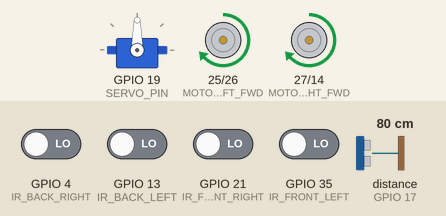
Simulated run of this sketch. Board: ESP32. Parts: servo, motor-driver pin pairs drawn as motors (green arrow = first pin HIGH = forward, orange = second pin HIGH = backward, longer = more drive, scaled by the enable pin). Wiring (inferred from the names in the program): ultrasonic range finder: trigger GPIO 16; echo GPIO 17. The inputs (shaded band) are chosen by the test bench; at power-on: GPIO 4 (IR_BACK_RIGHT), GPIO 13 (IR_BACK_LEFT), GPIO 21 (IR_FRONT_RIGHT), GPIO 35 (IR_FRONT_LEFT) LOW, distance to the obstacle (sensor on GPIO 17) 80 cm. The echo pulse lasts 58.3 µs per cm; random numbers use the default seed unless the sketch sets one; what the sketch prints to the serial monitor is not drawn.

Above: at 2.7 s.
2.8 s: distance to the obstacle (sensor on GPIO 17) set to 18 cm
4.3 s: distance to the obstacle (sensor on GPIO 17) set to 15 cm
At 4.9 s:
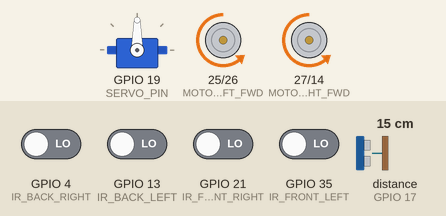
At 6.0 s:
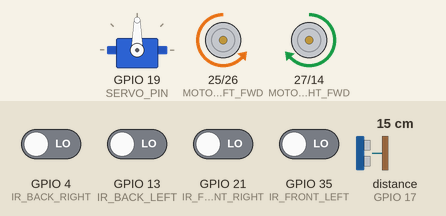
7.3 s: GPIO 4 (IR_BACK_RIGHT) driven HIGH
At 8.26 s:
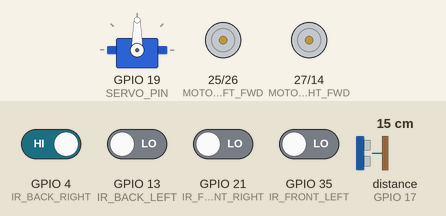
10.3 s: GPIO 13 (IR_BACK_LEFT) driven HIGH
13.3 s: GPIO 4 (IR_BACK_RIGHT) driven LOW
At 15.24 s:
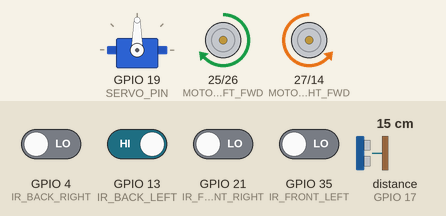
16.3 s: GPIO 21 (IR_FRONT_RIGHT) driven HIGH
Timing chart, 0 to 20.3 s (numbered marks = the images above; inputs shaded):
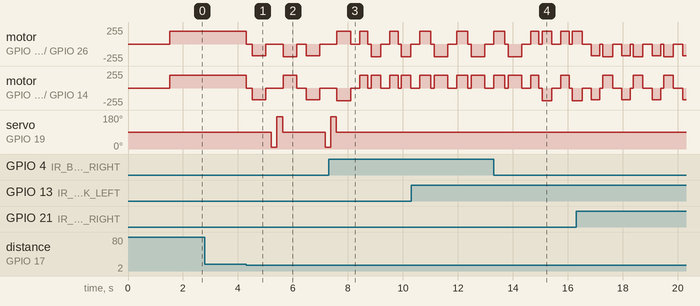

The sketch:

robot-v5.ino
```cpp
#include <Arduino.h>
#include <ESP32Servo.h>

// ==========================
// KONFIGURASI PIN TERATUR
// ==========================

// Motor Driver
#define MOTOR_LEFT_FWD    25
#define MOTOR_LEFT_BWD    26
#define MOTOR_RIGHT_FWD   27
#define MOTOR_RIGHT_BWD   14

// PWM Motor Enable
#define ENABLE_LEFT_PIN   32
#define ENABLE_RIGHT_PIN  33

// Sensor IR (Anti-Jatuh)
#define IR_FRONT_LEFT     35
#define IR_BACK_LEFT      13
#define IR_FRONT_RIGHT    21
#define IR_BACK_RIGHT     4

// Ultrasonik
#define TRIG              16
#define ECHO              17

// Servo
#define SERVO_PIN         19
Servo myServo;

// ==========================
// KONSTANTA SISTEM
// ==========================
#define MAX_PWM_DUTY      255
#define SPEED_FORWARD     190
#define SPEED_REVERSE     190
#define SAFE_DISTANCE_CM  15
#define SENSOR_TIMEOUT    999
#define PWM_FREQ          5000
#define PWM_RESOLUTION    8
#define TURN_DURATION     500
#define REVERSE_DURATION  500
#define STOP_DELAY        200    // Waktu berhenti sebelum melakukan tindakan

// Untuk menghindari busy waiting
unsigned long lastSensorCheck = 0;
const unsigned long SENSOR_CHECK_INTERVAL = 50;

// Untuk smooth acceleration
int currentSpeed = 0;
const int ACCEL_STEP = 15;           // Diturunkan dari 25
const int ACCEL_DELAY = 3;           // Diturunkan dari 5

// Variabel status
bool isMotorRunning = false;
bool isOnSurface = true;
bool wasRobotLifted = false;         // Flag untuk menandai jika robot diangkat
unsigned long lastObstacleTime = 0;
const unsigned long OBSTACLE_IGNORE_TIME = 500; // Prevent oscillation

// Forward declarations (tanpa default arguments)
void setMotorSpeed(int leftSpeed, int rightSpeed);
void stopMotors();
void moveForward(bool smooth);
void moveBackward();
void turnLeft();
void turnRight();
void gradualForward(int duration);
long getDistance();
long getStableDistance();
bool checkOnSurface();
void antiFallAvoidance();
void obstacleAvoidance();

// ==========================
// SENSOR JARAK
// ==========================
long getDistance() {
  digitalWrite(TRIG, LOW);
  delayMicroseconds(2);
  digitalWrite(TRIG, HIGH);
  delayMicroseconds(10);
  digitalWrite(TRIG, LOW);
  long duration = pulseIn(ECHO, HIGH, 20000); // Reduced timeout
  if (duration == 0 || duration > 20000) return SENSOR_TIMEOUT;
  return duration * 0.034 / 2;
}

long getStableDistance() {
  // cek jarak
  long dist = getDistance();
  return dist;
}

// ==========================
// FUNGSI MOTOR
// ==========================
void setMotorSpeed(int leftSpeed, int rightSpeed) {
  ledcWrite(ENABLE_LEFT_PIN, constrain(leftSpeed, 0, MAX_PWM_DUTY));
  ledcWrite(ENABLE_RIGHT_PIN, constrain(rightSpeed, 0, MAX_PWM_DUTY));

  // cek kecepatan motor
  isMotorRunning = (leftSpeed > 0 || rightSpeed > 0);
  currentSpeed = max(leftSpeed, rightSpeed);
}

void stopMotors() {
  digitalWrite(MOTOR_LEFT_FWD, LOW);
  digitalWrite(MOTOR_LEFT_BWD, LOW);
  digitalWrite(MOTOR_RIGHT_FWD, LOW);
  digitalWrite(MOTOR_RIGHT_BWD, LOW);
  setMotorSpeed(0, 0);
  currentSpeed = 0;
  Serial.println("Motors stopped");
}

// Default argument hanya di definisi fungsi, tidak di deklarasi
void moveForward(bool smooth = true) {
  digitalWrite(MOTOR_LEFT_FWD, HIGH);
  digitalWrite(MOTOR_LEFT_BWD, LOW);
  digitalWrite(MOTOR_RIGHT_FWD, HIGH);
  digitalWrite(MOTOR_RIGHT_BWD, LOW);

  if (smooth && currentSpeed < SPEED_FORWARD) {
    // Mulai dari kecepatan yang lebih rendah untuk smoother acceleration
    int startSpeed = max(currentSpeed, 100);
    for (int pwm = startSpeed; pwm <= SPEED_FORWARD; pwm += ACCEL_STEP) {
      setMotorSpeed(pwm, pwm);
      delay(ACCEL_DELAY);
    }
  } else {
    setMotorSpeed(SPEED_FORWARD, SPEED_FORWARD);
  }

  Serial.println("Moving forward with speed: " + String(SPEED_FORWARD));
}

void moveBackward() {
  digitalWrite(MOTOR_LEFT_FWD, LOW);
  digitalWrite(MOTOR_LEFT_BWD, HIGH);
  digitalWrite(MOTOR_RIGHT_FWD, LOW);
  digitalWrite(MOTOR_RIGHT_BWD, HIGH);

  // PERUBAHAN: Smooth deceleration sebelum reverse
  int startSpeed = min(120, SPEED_REVERSE);
  setMotorSpeed(startSpeed, startSpeed);

  // Percepat secara bertahap hingga kecepatan penuh
  for (int pwm = startSpeed; pwm <= SPEED_REVERSE; pwm += ACCEL_STEP) {
    setMotorSpeed(pwm, pwm);
    delay(ACCEL_DELAY);
  }
}

void turnLeft() {
  digitalWrite(MOTOR_LEFT_FWD, LOW);
  digitalWrite(MOTOR_LEFT_BWD, HIGH);
  digitalWrite(MOTOR_RIGHT_FWD, HIGH);
  digitalWrite(MOTOR_RIGHT_BWD, LOW);

  // PERUBAHAN: Smooth acceleration untuk belok
  int startSpeed = 100;
  for (int pwm = startSpeed; pwm <= SPEED_FORWARD; pwm += ACCEL_STEP) {
    setMotorSpeed(pwm, pwm);
    delay(ACCEL_DELAY);
  }
}

void turnRight() {
  digitalWrite(MOTOR_LEFT_FWD, HIGH);
  digitalWrite(MOTOR_LEFT_BWD, LOW);
  digitalWrite(MOTOR_RIGHT_FWD, LOW);
  digitalWrite(MOTOR_RIGHT_BWD, HIGH);

  // PERUBAHAN: Smooth acceleration untuk belok
  int startSpeed = 100;
  for (int pwm = startSpeed; pwm <= SPEED_FORWARD; pwm += ACCEL_STEP) {
    setMotorSpeed(pwm, pwm);
    delay(ACCEL_DELAY);
  }
}

// Akselerasi maju
void gradualForward(int duration) {
  digitalWrite(MOTOR_LEFT_FWD, HIGH);
  digitalWrite(MOTOR_LEFT_BWD, LOW);
  digitalWrite(MOTOR_RIGHT_FWD, HIGH);
  digitalWrite(MOTOR_RIGHT_BWD, LOW);

  // Akselerasi maju lebih 'lembut'
  for (int pwm = 100; pwm <= SPEED_FORWARD; pwm += ACCEL_STEP) {
    setMotorSpeed(pwm, pwm);
    delay(ACCEL_DELAY);
  }

  if (duration > 0) {
    delay(duration);
  }
}

// ==========================
// ANTI-JATUH
// ==========================

// Fungsi untuk memeriksa apakah robot berada di atas permukaan
bool checkOnSurface() {
  int fl = digitalRead(IR_FRONT_LEFT);
  int fr = digitalRead(IR_FRONT_RIGHT);
  int bl = digitalRead(IR_BACK_LEFT);
  int br = digitalRead(IR_BACK_RIGHT);

  // PENTING: Untuk sensor IR ini:
  // LOW = sensor mendeteksi permukaan (normal, aman)
  // HIGH = sensor tidak mendeteksi permukaan (tepi atau diangkat)

  // Jika semua sensor HIGH, robot kemungkinan diangkat
  if (fl == HIGH && fr == HIGH && bl == HIGH && br == HIGH) {
    return false;
  }
  return true;
}

// PERUBAHAN: Dimodifikasi agar berhenti dulu sebelum memperbaiki posisi
void antiFallAvoidance() {
  int fl = digitalRead(IR_FRONT_LEFT);
  int fr = digitalRead(IR_FRONT_RIGHT);
  int bl = digitalRead(IR_BACK_LEFT);
  int br = digitalRead(IR_BACK_RIGHT);

  // PERUBAHAN: Pastikan motor berhenti dulu
  stopMotors();
  delay(STOP_DELAY);  // Berikan waktu untuk benar-benar berhenti

  // Jika semua sensor HIGH, robot diangkat
  if (fl == HIGH && fr == HIGH && bl == HIGH && br == HIGH) {
    Serial.println("⚠ EMERGENCY STOP! Robot diangkat!");
    wasRobotLifted = true;  // Set flag untuk menandai robot diangkat
    return;
  }

  if (fl == HIGH && fr == HIGH) {
    Serial.println("⚠ Tepi depan ganda! Mundur & belok kanan");
    moveBackward(); delay(400);
    stopMotors(); delay(100);  // PERUBAHAN: Berhenti sejenak
    turnRight(); delay(TURN_DURATION);
    stopMotors(); delay(100);  // PERUBAHAN: Berhenti sejenak
    moveForward(true);
  }
  else if (bl == HIGH && br == HIGH) {
    Serial.println("⚠ Tepi belakang ganda! Maju & belok kiri");
    moveForward(false); delay(400);
    stopMotors(); delay(100);  // PERUBAHAN: Berhenti sejenak
    turnLeft(); delay(TURN_DURATION);
    stopMotors(); delay(100);  // PERUBAHAN: Berhenti sejenak
    moveForward(true);
  }
  else if (fl == HIGH) {
    Serial.println("⚠ Tepi depan kiri! Mundur & belok kanan");
    moveBackward(); delay(300);
    stopMotors(); delay(100);  // PERUBAHAN: Berhenti sejenak
    turnRight(); delay(350);
    stopMotors(); delay(100);  // PERUBAHAN: Berhenti sejenak
    moveForward(true);
  }
  else if (fr == HIGH) {
    Serial.println("⚠ Tepi depan kanan! Mundur & belok kiri");
    moveBackward(); delay(300);
    stopMotors(); delay(100);  // PERUBAHAN: Berhenti sejenak
    turnLeft(); delay(350);
    stopMotors(); delay(100);  // PERUBAHAN: Berhenti sejenak
    moveForward(true);
  }
  else if (bl == HIGH) {
    Serial.println("⚠ Tepi belakang kiri! Maju & belok kanan");
    moveForward(false); delay(300);
    stopMotors(); delay(100);  // PERUBAHAN: Berhenti sejenak
    turnRight(); delay(350);
    stopMotors(); delay(100);  // PERUBAHAN: Berhenti sejenak
    moveForward(true);
  }
  else if (br == HIGH) {
    Serial.println("⚠ Tepi belakang kanan! Maju & belok kiri");
    moveForward(false); delay(300);
    stopMotors(); delay(100);  // PERUBAHAN: Berhenti sejenak
    turnLeft(); delay(350);
    stopMotors(); delay(100);  // PERUBAHAN: Berhenti sejenak
    moveForward(true);
  }
}

// ==========================
// OBSTACLE AVOIDANCE
// ==========================
void obstacleAvoidance() {
  // Check if we recently handled an obstacle to prevent rapid back-and-forth
  if (millis() - lastObstacleTime < OBSTACLE_IGNORE_TIME) {
    return;
  }

  lastObstacleTime = millis();

  // PERUBAHAN: Pastikan berhenti dulu
  stopMotors();
  delay(STOP_DELAY);

  Serial.println("⛔ Obstacle! Mundur...");

  moveBackward(); delay(REVERSE_DURATION);
  stopMotors(); delay(STOP_DELAY);

  Serial.println("🔍 Scan kiri...");
  myServo.write(10); delay(200);
  long leftDist = getDistance();

  Serial.println("🔍 Scan kanan...");
  myServo.write(170); delay(200);
  long rightDist = getDistance();

  myServo.write(90);

  Serial.print("↙ Kiri: "); Serial.print(leftDist);
  Serial.print(" cm | ↘ Kanan: "); Serial.println(rightDist);

  if (leftDist == rightDist || abs(leftDist - rightDist) < 10) {
    Serial.println("🔄 Sama → belok acak");
    if (random(0, 2) == 0) turnLeft();
    else turnRight();
  } else if (leftDist > rightDist) {
    Serial.println("↩ Belok kiri");
    turnLeft();
  } else {
    Serial.println("↪ Belok kanan");
    turnRight();
  }

  delay(TURN_DURATION);
  stopMotors(); delay(100);  // PERUBAHAN: Berhenti sejenak
  moveForward(true);
}

// ==========================
// SETUP
// ==========================
void setup() {
  Serial.begin(115200);
  Serial.println("Robot starting...");

  pinMode(TRIG, OUTPUT);
  pinMode(ECHO, INPUT);

  pinMode(IR_FRONT_LEFT, INPUT);
  pinMode(IR_FRONT_RIGHT, INPUT);
  pinMode(IR_BACK_LEFT, INPUT);
  pinMode(IR_BACK_RIGHT, INPUT);

  pinMode(MOTOR_LEFT_FWD, OUTPUT);
  pinMode(MOTOR_LEFT_BWD, OUTPUT);
  pinMode(MOTOR_RIGHT_FWD, OUTPUT);
  pinMode(MOTOR_RIGHT_BWD, OUTPUT);

  ledcAttach(ENABLE_LEFT_PIN, PWM_FREQ, PWM_RESOLUTION);
  ledcAttach(ENABLE_RIGHT_PIN, PWM_FREQ, PWM_RESOLUTION);

  // Pastikan motor speed dimulai dengan 0
  setMotorSpeed(0, 0);

  myServo.attach(SERVO_PIN);
  myServo.write(90);  // posisi tengah

  randomSeed(analogRead(34));

  // Pastikan robot dimulai dalam keadaan berhenti
  stopMotors();
  delay(500);

  Serial.println("Robot ready!");

  // Berikan delay tambahan sebelum robot mulai bergerak
  delay(1000);

  // Inisialisasi timer pertama kali
  lastSensorCheck = millis();

  Serial.println("Robot starting movement!");

  // PERUBAHAN: Langsung bergerak maju saat startup
  moveForward(true);
}

// ==========================
// LOOP UTAMA
// ==========================
void loop() {
  // Gunakan millis() untuk non-blocking timing
  unsigned long currentMillis = millis();

  if (currentMillis - lastSensorCheck >= SENSOR_CHECK_INTERVAL) {
    lastSensorCheck = currentMillis;

    // Baca status semua sensor IR
    int fl = digitalRead(IR_FRONT_LEFT);
    int fr = digitalRead(IR_FRONT_RIGHT);
    int bl = digitalRead(IR_BACK_LEFT);
    int br = digitalRead(IR_BACK_RIGHT);

    // Debug less frequently to reduce serial overhead
    if (currentMillis % 500 == 0) {
      Serial.print("IR FL: "); Serial.print(fl);
      Serial.print(" FR: "); Serial.print(fr);
      Serial.print(" BL: "); Serial.print(bl);
      Serial.print(" BR: "); Serial.println(br);
    }

    // PERUBAHAN: Cek apakah wasRobotLifted flag aktif
    if (wasRobotLifted) {
      // Reset flag
      wasRobotLifted = false;

      // Periksa apakah masih diangkat
      if (!(fl == HIGH && fr == HIGH && bl == HIGH && br == HIGH)) {
        Serial.println("🔄 Robot dikembalikan ke permukaan! Melanjutkan pergerakan...");
        delay(500);  // Tunggu sebentar sebelum mulai bergerak
        moveForward(true);  // Langsung maju
      }
    }

    // Jika SEMUA sensor HIGH, robot diangkat
    if (fl == HIGH && fr == HIGH && bl == HIGH && br == HIGH) {
      if (isMotorRunning) {  // Hanya menampilkan pesan jika motor sedang berputar
        Serial.println("⚠⚠⚠ ROBOT DIANGKAT! EMERGENCY STOP! ⚠⚠⚠");
        stopMotors();
        delay(100);
        wasRobotLifted = true;  // Set flag
      }
      return;
    }

    // Jika ada sensor yang HIGH (mendeteksi tepi)
    if (fl == HIGH || fr == HIGH || bl == HIGH || br == HIGH) {
      Serial.println("‼ Deteksi tepi – STOP!");
      antiFallAvoidance();
      return;
    }

    // Only check distance if we're not in recovery mode from a recent obstacle
    if (millis() - lastObstacleTime >= OBSTACLE_IGNORE_TIME) {
      long frontDist = getDistance();

      // Debug distance less frequently
      if (currentMillis % 500 == 0) {
        Serial.print("Ultrasonik: "); Serial.print(frontDist); Serial.println(" cm");
      }

      if (frontDist >= SENSOR_TIMEOUT) {
        if (!isMotorRunning) {
          Serial.println("⚠ Sensor timeout - continuing current action");
          moveForward(true);  // PERUBAHAN: Bergerak maju jika tidak bergerak
        }
      } else if (frontDist <= SAFE_DISTANCE_CM) {
        obstacleAvoidance();
      } else if (!isMotorRunning) {
        // Only call moveForward if we're not already moving
        Serial.println("✅ Jalan maju");
        moveForward(true);
      }
    }
  }
}
```

Measured:
- the behaviour switches between 17 and 16 cm on distance to the obstacle (sensor on GPIO 17) (found by bisection; images 0 and 1)
- after the input at 2.8 s, every drawn part: stays the same
